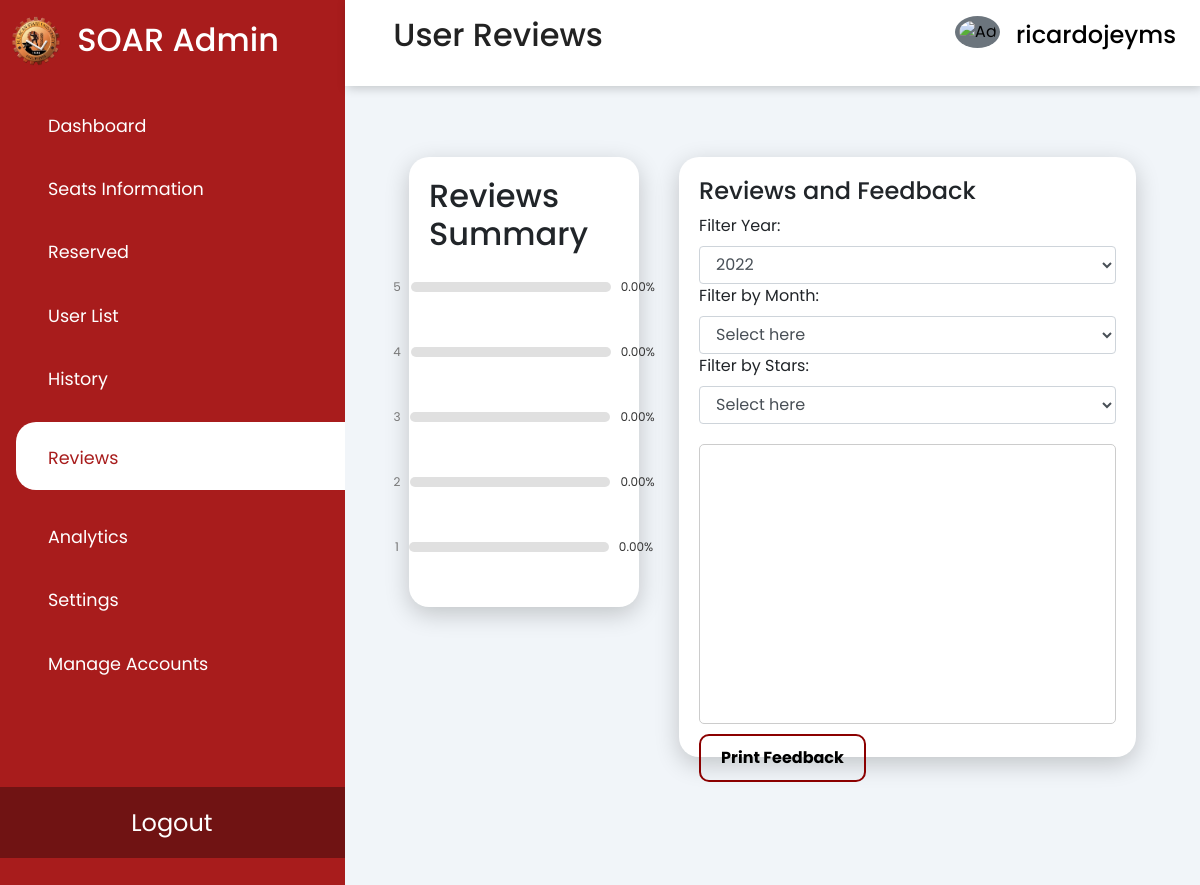
Page /adminReviews.php (signed in) on the earlier database version.
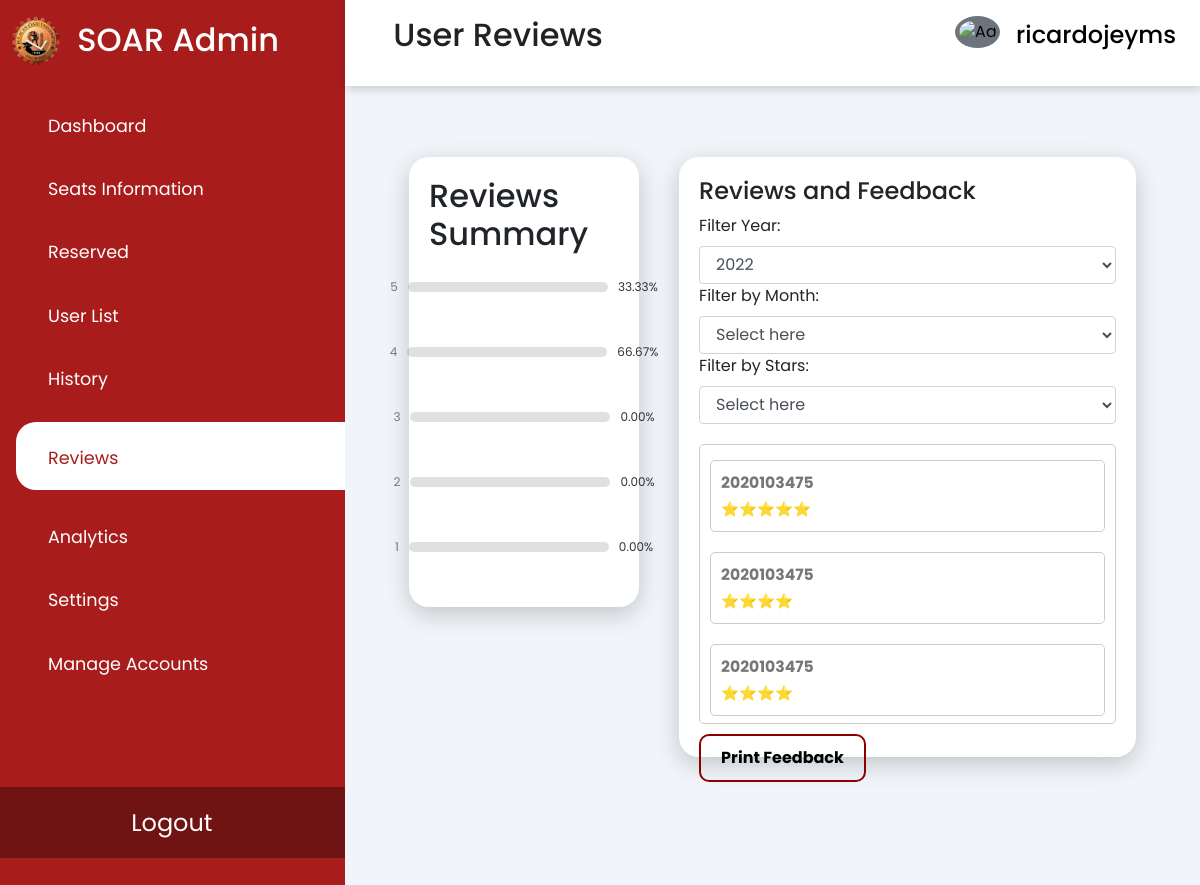
Same page on the later database version.
### tables this page shows
CREATE TABLE `rating` (
  `rating_id` int(11) NOT NULL,
  `rating` int(11) DEFAULT NULL,
  `review` varchar(255) DEFAULT NULL,
  `date` date DEFAULT NULL,
  `user_id` int(11) DEFAULT NULL
);

### adminReviews.php (the view, shortened to what the changed rows need)
<?php
require 'assets/php/connect.php';
?>
<!DOCTYPE HTML>
<html>
<head>
    <link rel="stylesheet" href="https://cdn.jsdelivr.net/npm/bootstrap@4.6.2/dist/css/bootstrap.min.css"
>
    <link rel="stylesheet" type="text/css" href="assets/css/adminReviews.css" />
    <link rel="stylesheet"
        href="https://maxst.icons8.com/vue-static/landings/line-awesome/line-awesome/1.3.0/css/line-awesome.min.css">
</head>
<body>
    <div class="sidebar">
        <div class="sidebar-brand">
            <h2> <span>SOAR Admin</span></h2>
        </div>
    </div>
    <div class="header">
        <header>
            <h2>
                <label for="nav-toggle">
                    <div class="toggle">
                        <span class="la la-bars"></span>
                    </div>
                </label>
                User Reviews
            </h2>
        </header>
    </div>
    <div class="main-content">
        <main>
            <div class="dashboard">
                <?php
                $query = "SELECT rating, COUNT(*) AS count FROM rating GROUP BY rating";
                $result = $conn->query($query);
                $ratings = [];
                while ($row = $result->fetch_assoc()) {
                    $ratings[$row['rating']] = $row['count'];
                }
                $totalRatings = array_sum($ratings);
                $percentageRatings = [];
                foreach ($ratings as $rating => $count) {
                    $percentage = ($count / $totalRatings) * 100;
                    $percentageRatings[$rating] = $percentage;
                }
                ?>
                <div class="reviews-container">
                    <h2>Reviews Summary</h2>
                    <?php
                    for ($rating = 5; $rating >= 1; $rating--) {
                        $percentage = isset($percentageRatings[$rating]) ? $percentageRatings[$rating] : 0;
                        echo '<div class="review">';
                        echo '<span class="icon-container">' . $rating . ' <i class="fas fa-star"></i></span>';
                        echo '<div class="progress">';
                        echo '</div>';
                        echo '<span class="percent">' . number_format($percentage, 2) . '%</span>';
                        echo '</div>';
                    }
                    ?>
                </div>
                <div class="box-container">
                    <div class="box">
                        <div>
                            <div class="filters">
                                <div class="year" class="form-control">
                                </div>
                                <div class="college">
                                </div>
                                <div class="year-level" class="form-control">
                                </div>
                            </div>
                            <?php
                            if (isset($_GET['search'])) {
                                $valueToSearch = $_GET['search'];
                                $querySearch = "SELECT * FROM rating  WHERE rating_id >= 0";
                                $search_result = filterTable($querySearch);
                            } else {
                                $querySearch = "SELECT * FROM rating  WHERE rating_id >= 0";
                                $search_result = filterTable($querySearch);
                            }
                            function filterTable($querySearch)
                            {
                                require 'assets/php/connect.php';
                                $filter_Result = mysqli_query($conn, $querySearch);
                                return $filter_Result;
                            }
                            ?>
                            <div class="review-list-container">
                                <div class="review-list">
                                    <?php
                                    if ($count = mysqli_num_rows($search_result) > 0) {
                                        while ($row2 = mysqli_fetch_array($search_result)) {
                                            ?>
                                            <div class="reviews">
                                                <div class="review-header">
                                                    <div class="review-info">
                                                        <span class="name">
                                                            <?php echo $row2['user_id']; ?>
                                                        </span>
                                                    </div>
                                                    <div class="star-rating">
                                                        <span>
                                                            <?php if ($row2['rating'] == "1") {
                                                                echo "⭐";
                                                            } elseif ($row2['rating'] == "2") {
                                                                echo "⭐⭐";
                                                            } elseif ($row2['rating'] == "3") {
                                                                echo "⭐⭐⭐";
                                                            } elseif ($row2['rating'] == "4") {
                                                                echo "⭐⭐⭐⭐";
                                                            } elseif ($row2['rating'] == "5") {
                                                                echo "⭐⭐⭐⭐⭐";
                                                            } ?>
                                                        </span>
                                                    </div>
                                                </div>
                                                <div class="review-text">
                                                </div>
                                            </div>
                                        <?php }
                                    }
                                    ?>
                                </div>
                            </div>
                        </div>
        </main>
    </div>
</body>
</html>

Differences in the rows shown:
added rating: user "2020103475"
added rating: user "2020103475"
added rating: user "2020103475"
Other differences:
new list line: "5 33.33 %"
new list line: "4 66.67 %"
list line gone: "2 0.00 %"
list line gone: "1 0.00 %"
